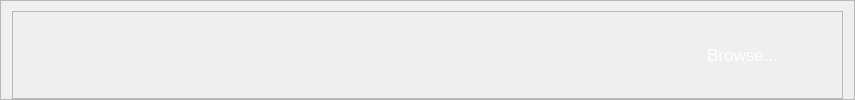
             <widget class="QFrame" name="frame_86">
              <property name="sizePolicy">
               <sizepolicy hsizetype="Expanding" vsizetype="Expanding">
                <horstretch>10</horstretch>
                <verstretch>2</verstretch>
               </sizepolicy>
              </property>
              <property name="minimumSize">
               <size>
                <width>855</width>
                <height>84</height>
               </size>
              </property>
              <property name="maximumSize">
               <size>
                <width>16777215</width>
                <height>177</height>
               </size>
              </property>
              <property name="frameShape">
               <enum>QFrame::StyledPanel</enum>
              </property>
              <property name="frameShadow">
               <enum>QFrame::Raised</enum>
              </property>
              <layout class="QHBoxLayout" name="horizontalLayout_73">
               <property name="topMargin">
                <number>10</number>
               </property>
               <property name="bottomMargin">
                <number>0</number>
               </property>
               <item>
                <widget class="QFrame" name="frame_87">
                 <property name="sizePolicy">
                  <sizepolicy hsizetype="Expanding" vsizetype="Expanding">
                   <horstretch>1</horstretch>
                   <verstretch>1</verstretch>
                  </sizepolicy>
                 </property>
                 <property name="minimumSize">
                  <size>
                   <width>692</width>
                   <height>73</height>
                  </size>
                 </property>
                 <property name="styleSheet">
                  <string notr="true">#frame_34{
	


}</string>
                 </property>
                 <property name="frameShape">
                  <enum>QFrame::StyledPanel</enum>
                 </property>
                 <property name="frameShadow">
                  <enum>QFrame::Raised</enum>
                 </property>
                 <layout class="QHBoxLayout" name="horizontalLayout_74">
                  <property name="leftMargin">
                   <number>0</number>
                  </property>
                  <property name="topMargin">
                   <number>0</number>
                  </property>
                  <property name="rightMargin">
                   <number>22</number>
                  </property>
                  <property name="bottomMargin">
                   <number>0</number>
                  </property>
                  <item>
                   <widget class="QFrame" name="frame_88">
                    <property name="sizePolicy">
                     <sizepolicy hsizetype="Preferred" vsizetype="Preferred">
                      <horstretch>1</horstretch>
                      <verstretch>1</verstretch>
                     </sizepolicy>
                    </property>
                    <property name="minimumSize">
                     <size>
                      <width>195</width>
                      <height>66</height>
                     </size>
                    </property>
                    <property name="maximumSize">
                     <size>
                      <width>16777215</width>
                      <height>98</height>
                     </size>
                    </property>
                    <property name="styleSheet">
                     <string notr="true">#frame_88{
	border:none;
	background-color: none;
	border-image: url(:/images/phptps/frame 1-01.svg);
}</string>
                    </property>
                    <property name="frameShape">
                     <enum>QFrame::StyledPanel</enum>
                    </property>
                    <property name="frameShadow">
                     <enum>QFrame::Raised</enum>
                    </property>
                    <layout class="QHBoxLayout" name="horizontalLayout_75">
                     <property name="leftMargin">
                      <number>0</number>
                     </property>
                     <property name="topMargin">
                      <number>0</number>
                     </property>
                     <property name="rightMargin">
                      <number>0</number>
                     </property>
                     <property name="bottomMargin">
                      <number>0</number>
                     </property>
                     <item>
                      <widget class="QLabel" name="temp_image_down_40">
                       <property name="sizePolicy">
                        <sizepolicy hsizetype="Expanding" vsizetype="Expanding">
                         <horstretch>2</horstretch>
                         <verstretch>2</verstretch>
                        </sizepolicy>
                       </property>
                       <property name="minimumSize">
                        <size>
                         <width>132</width>
                         <height>75</height>
                        </size>
                       </property>
                       <property name="styleSheet">
                        <string notr="true">image: url(:/images/phptps/iconsetting-11.svg);
margin:18</string>
                       </property>
                       <property name="text">
                        <string/>
                       </property>
                      </widget>
                     </item>
                     <item alignment="Qt::AlignHCenter">
                      <widget class="QLabel" name="curent_temp_label_38">
                       <property name="sizePolicy">
                        <sizepolicy hsizetype="Expanding" vsizetype="Expanding">
                         <horstretch>8</horstretch>
                         <verstretch>8</verstretch>
                        </sizepolicy>
                       </property>
                       <property name="minimumSize">
                        <size>
                         <width>483</width>
                         <height>64</height>
                        </size>
                       </property>
                       <property name="font">
                        <font>
                         <family>Bahnschrift SemiLight SemiConde</family>
                         <pointsize>20</pointsize>
                         <weight>50</weight>
                         <italic>false</italic>
                         <bold>false</bold>
                         <underline>false</underline>
                         <strikeout>false</strikeout>
                         <kerning>false</kerning>
                        </font>
                       </property>
                       <property name="styleSheet">
                        <string notr="true">
	
		color: white;
	
</string>
                       </property>
                       <property name="text">
                        <string/>
                       </property>
                      </widget>
                     </item>
                    </layout>
                   </widget>
                  </item>
                  <item>
                   <widget class="QPushButton" name="pushButton_4">
                    <property name="minimumSize">
                     <size>
                      <width>155</width>
                      <height>53</height>
                     </size>
                    </property>
                    <property name="font">
                     <font>
                      <pointsize>13</pointsize>
                     </font>
                    </property>
                    <property name="styleSheet">
                     <string notr="true">	background-color: transparent;
	
color: rgb(255, 255, 255);
	
border-image: url(:/images/phptps/panele-bozotg-temp-07.svg);
	background: none;
	border: none;
	background-repeat: none;</string>
                    </property>
                    <property name="text">
                     <string>Browse...</string>
                    </property>
                   </widget>
                  </item>
                 </layout>
                </widget>
               </item>
              </layout>
             </widget>
